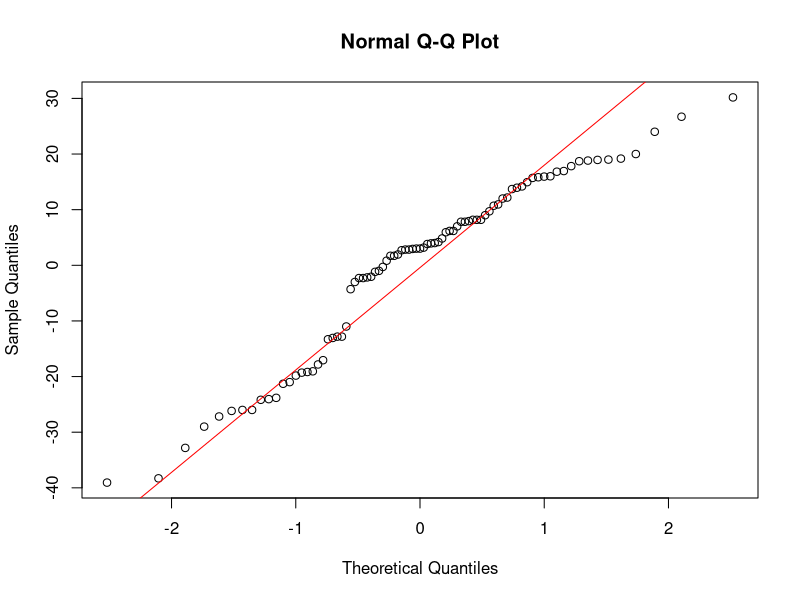
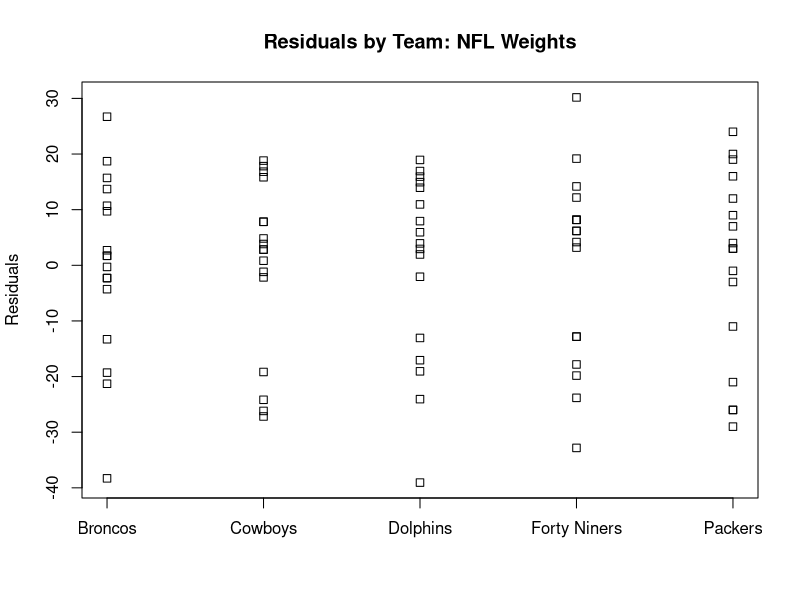
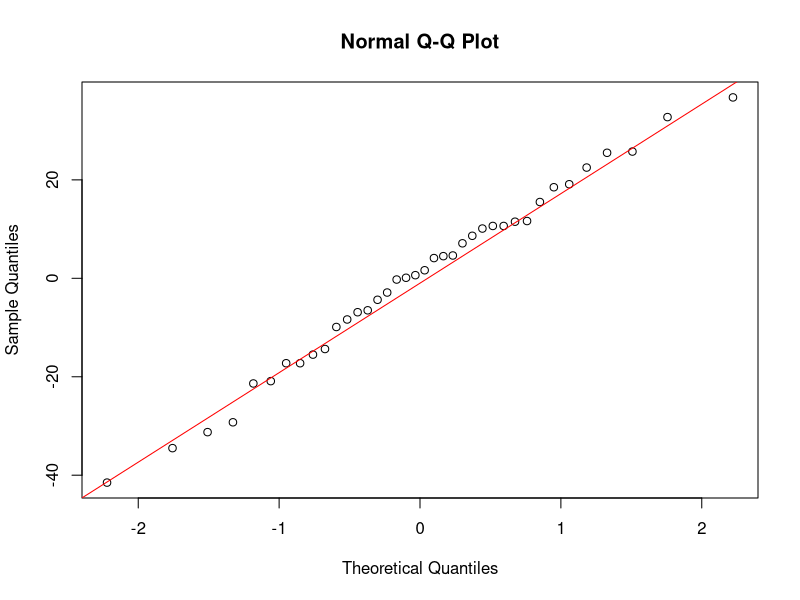
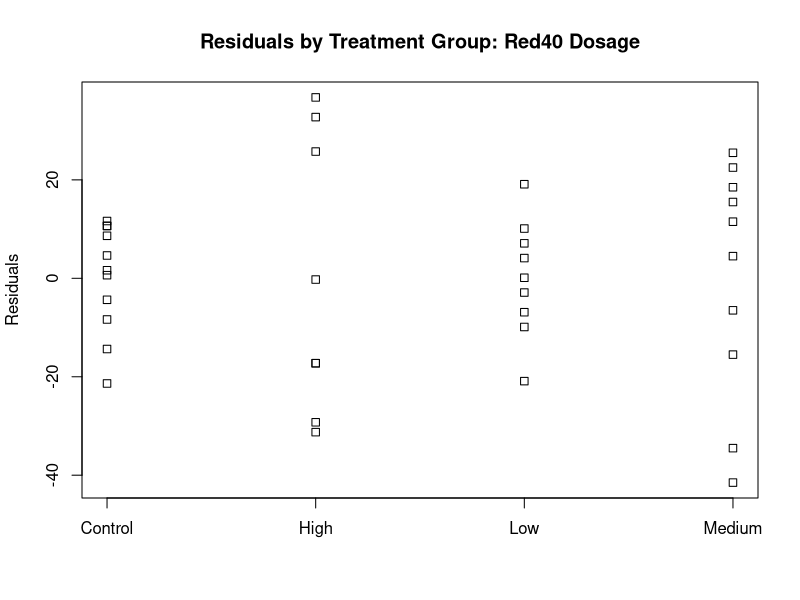

Write the R code that produced these figures, in order.
## ---- chunk 1
knitr::opts_chunk$set(echo = TRUE)
## ---- chunk 2
NFL <- read.csv("NFL_weights.csv")

lm_NFL <- lm(weight ~ team, data = NFL)
anova(lm_NFL)
## ---- chunk 3
NFL_residuals <- residuals(lm_NFL)

qqnorm(NFL_residuals)
qqline(NFL_residuals, col = 'red')
## ---- chunk 4
NFL_residuals <- residuals(lm_NFL)

stripchart(NFL_residuals ~ NFL$team, vertical = TRUE,
           main = 'Residuals by Team: NFL Weights',
           ylab = 'Residuals')
## ---- chunk 5
Red40 <- read.csv("Red40_dosage.csv")

lm_Red40 <- lm(age_at_death_weeks ~ dosage_red40, data = Red40)
anova(lm_Red40)
## ---- chunk 6
Red40_residuals <- residuals(lm_Red40)

qqnorm(Red40_residuals)
qqline(Red40_residuals, col = 'red')

stripchart(Red40_residuals ~ Red40$dosage_red40, vertical = TRUE,
           main = 'Residuals by Treatment Group: Red40 Dosage',
           ylab = 'Residuals')
## ---- chunk 7
anova(lm_Red40)

Red40_pairwise_comparisons <- TukeyHSD(aov(lm_Red40), conf.level = 0.95)
Red40_pairwise_comparisons
## ---- chunk 8
mushrooms <- read.csv("mushrooms.csv")

mushrooms.table <- table(mushrooms$population, mushrooms$edible)
rownames(mushrooms.table) <- c("abundant", "custered", "numerous", "scattered", "several", "solitary")
colnames(mushrooms.table) <- c("edible", "poisonous")
mushrooms.table
## ---- chunk 9
chisq.test(mushrooms.table)
## ---- chunk 10
mushrooms_results <- chisq.test(mushrooms.table)

mushrooms_results$expected
## ---- chunk 11
wine <- read.csv("wines_big.csv")

wine.table <- table(wine$country, wine$variety)
wine.table
## ---- chunk 12
wine.prop.table <- prop.table(wine.table, margin = 1)
wine.prop.table
## ---- chunk 13
chisq.test(wine.table)
## ---- chunk 14
# Note: The `smoker` field was converted into a binary variable. Values of "yes" were replaced with 1 and values of "no" were replaced with 0.

insurance <- read.csv("insurance.csv")

lm_insurance <- lm(smoker_bin ~ region, data = insurance)
anova(lm_insurance)
## ---- chunk 15
lm_insurance <- lm(expenses ~ region, data = insurance)
anova(lm_insurance)
## ---- chunk 16
lm_insurance <- lm(age ~ smoker, data = insurance)
anova(lm_insurance)
